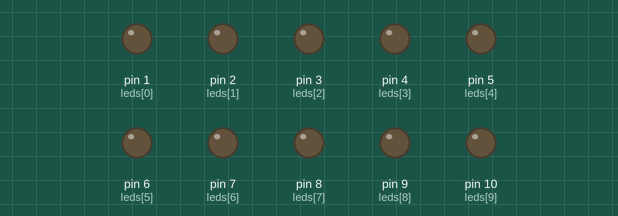
Simulated run of this sketch. Board: Arduino Uno, built with avr-gcc and run on an emulated ATmega328P. Parts: output pins drawn as LEDs (lit = HIGH).

Above: at 0.1 s.
At 4.1 s:
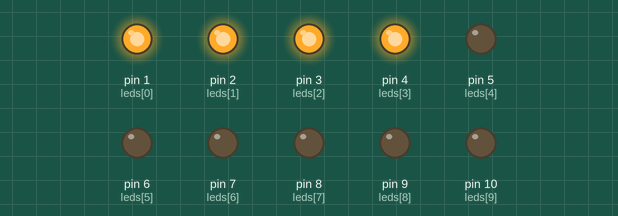
At 9.1 s:
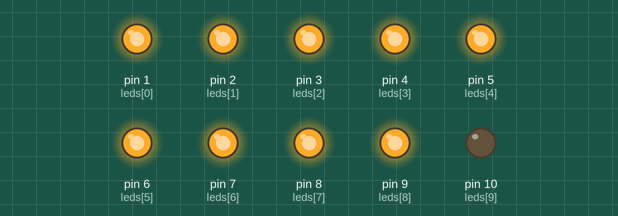
At 19.1 s:
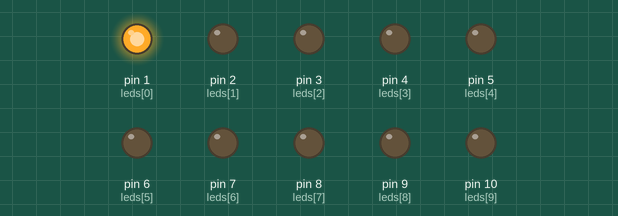
At 29.1 s:
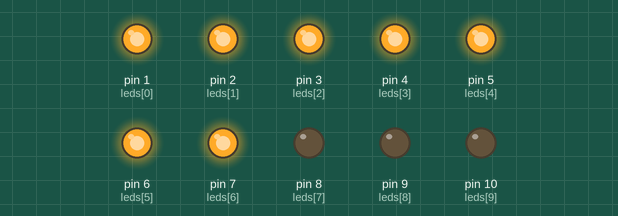
At 39.1 s:
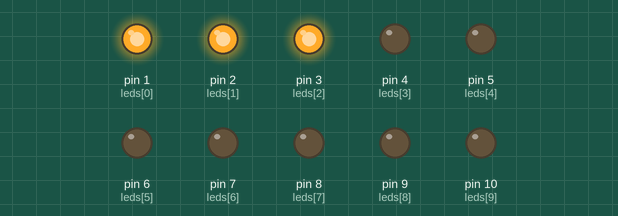
Timing chart, 0 to 40.0 s (numbered marks = the images above):
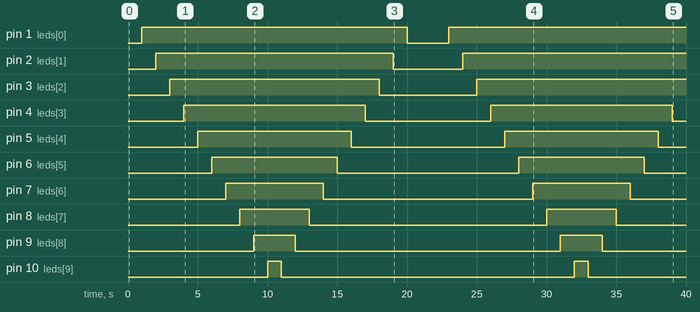

The sketch:

acende10leds_ino.ino
```cpp
// Programa para ligar 10 leds

int leds[10] = {1,2,3,4,5,6,7,8,9,10};

void setup(){

  for(int i = 0; i <= 9; i++)
    pinMode(leds[i], OUTPUT);
}

void loop(){

  for(int i = 0;i < 9999;i++){


    for(int p = 0; p <= 10; p++){
      digitalWrite(p,HIGH);
      delay(1000);
    }

    for(int j = 10; j >= 0;j--){
      digitalWrite(j,LOW);
      delay(1000);
    }

  }

}
```

Measured:
- by itself, pin 1 (leds[0]): LOW → HIGH at 1.0 s, → LOW 19.0 s later, → HIGH 3.0 s later
- by itself, pin 2 (leds[1]): LOW → HIGH at 2.0 s, → LOW 17.0 s later, → HIGH 5.0 s later
- by itself, pin 3 (leds[2]): LOW → HIGH at 3.0 s, → LOW 15.0 s later, → HIGH 7.0 s later
- by itself, pin 4 (leds[3]): alternates HIGH for 13.0 s and LOW for 9.0 s
- by itself, pin 5 (leds[4]): alternates HIGH for 11.0 s and LOW for 11.0 s
- by itself, pin 6 (leds[5]): alternates HIGH for 9.0 s and LOW for 13.0 s
- by itself, pin 7 (leds[6]): alternates HIGH for 7.0 s and LOW for 15.0 s
- by itself, pin 8 (leds[7]): alternates HIGH for 5.0 s and LOW for 17.0 s
